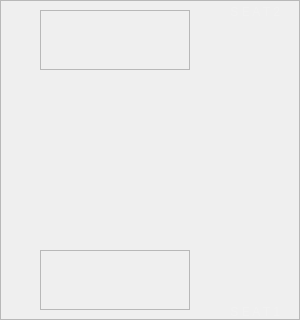
                  <widget class="QFrame" name="frame_table_inner">
                   <property name="minimumSize">
                    <size>
                     <width>300</width>
                     <height>320</height>
                    </size>
                   </property>
                   <property name="maximumSize">
                    <size>
                     <width>300</width>
                     <height>320</height>
                    </size>
                   </property>
                   <property name="styleSheet">
                    <string notr="true">QLabel {
	font: italic 18pt &quot;Forte&quot;;
}</string>
                   </property>
                   <property name="frameShape">
                    <enum>QFrame::Shape::StyledPanel</enum>
                   </property>
                   <property name="frameShadow">
                    <enum>QFrame::Shadow::Raised</enum>
                   </property>
                   <widget class="QFrame" name="frame_seat2_chips">
                    <property name="geometry">
                     <rect>
                      <x>40</x>
                      <y>10</y>
                      <width>150</width>
                      <height>60</height>
                     </rect>
                    </property>
                    <property name="frameShape">
                     <enum>QFrame::Shape::StyledPanel</enum>
                    </property>
                    <property name="frameShadow">
                     <enum>QFrame::Shadow::Raised</enum>
                    </property>
                    <layout class="QHBoxLayout" name="horizontalLayout_27">
                     <property name="spacing">
                      <number>1</number>
                     </property>
                     <property name="leftMargin">
                      <number>0</number>
                     </property>
                     <property name="topMargin">
                      <number>0</number>
                     </property>
                     <property name="rightMargin">
                      <number>0</number>
                     </property>
                     <property name="bottomMargin">
                      <number>0</number>
                     </property>
                     <item>
                      <widget class="QLabel" name="label_seat2_chips_count">
                       <property name="minimumSize">
                        <size>
                         <width>40</width>
                         <height>40</height>
                        </size>
                       </property>
                       <property name="maximumSize">
                        <size>
                         <width>40</width>
                         <height>40</height>
                        </size>
                       </property>
                       <property name="text">
                        <string/>
                       </property>
                       <property name="scaledContents">
                        <bool>true</bool>
                       </property>
                       <property name="alignment">
                        <set>Qt::AlignmentFlag::AlignBottom|Qt::AlignmentFlag::AlignRight|Qt::AlignmentFlag::AlignTrailing</set>
                       </property>
                      </widget>
                     </item>
                     <item>
                      <widget class="QLabel" name="label_seat2_chips_image">
                       <property name="minimumSize">
                        <size>
                         <width>40</width>
                         <height>40</height>
                        </size>
                       </property>
                       <property name="maximumSize">
                        <size>
                         <width>40</width>
                         <height>40</height>
                        </size>
                       </property>
                       <property name="styleSheet">
                        <string notr="true"/>
                       </property>
                       <property name="text">
                        <string/>
                       </property>
                       <property name="scaledContents">
                        <bool>true</bool>
                       </property>
                      </widget>
                     </item>
                     <item>
                      <widget class="QLabel" name="label_seat2_chips_image_2">
                       <property name="minimumSize">
                        <size>
                         <width>40</width>
                         <height>40</height>
                        </size>
                       </property>
                       <property name="maximumSize">
                        <size>
                         <width>40</width>
                         <height>40</height>
                        </size>
                       </property>
                       <property name="text">
                        <string/>
                       </property>
                       <property name="scaledContents">
                        <bool>true</bool>
                       </property>
                      </widget>
                     </item>
                     <item>
                      <spacer name="horizontalSpacer_13">
                       <property name="orientation">
                        <enum>Qt::Orientation::Horizontal</enum>
                       </property>
                       <property name="sizeHint" stdset="0">
                        <size>
                         <width>40</width>
                         <height>20</height>
                        </size>
                       </property>
                      </spacer>
                     </item>
                    </layout>
                   </widget>
                   <widget class="QFrame" name="frame_seat1_chips">
                    <property name="geometry">
                     <rect>
                      <x>40</x>
                      <y>250</y>
                      <width>150</width>
                      <height>60</height>
                     </rect>
                    </property>
                    <property name="frameShape">
                     <enum>QFrame::Shape::StyledPanel</enum>
                    </property>
                    <property name="frameShadow">
                     <enum>QFrame::Shadow::Raised</enum>
                    </property>
                    <layout class="QHBoxLayout" name="horizontalLayout_26">
                     <property name="spacing">
                      <number>1</number>
                     </property>
                     <property name="leftMargin">
                      <number>0</number>
                     </property>
                     <property name="topMargin">
                      <number>0</number>
                     </property>
                     <property name="rightMargin">
                      <number>0</number>
                     </property>
                     <property name="bottomMargin">
                      <number>0</number>
                     </property>
                     <item>
                      <widget class="QLabel" name="label_seat1_chips_count">
                       <property name="minimumSize">
                        <size>
                         <width>40</width>
                         <height>40</height>
                        </size>
                       </property>
                       <property name="maximumSize">
                        <size>
                         <width>40</width>
                         <height>40</height>
                        </size>
                       </property>
                       <property name="styleSheet">
                        <string notr="true"/>
                       </property>
                       <property name="text">
                        <string/>
                       </property>
                       <property name="scaledContents">
                        <bool>true</bool>
                       </property>
                       <property name="alignment">
                        <set>Qt::AlignmentFlag::AlignBottom|Qt::AlignmentFlag::AlignRight|Qt::AlignmentFlag::AlignTrailing</set>
                       </property>
                      </widget>
                     </item>
                     <item>
                      <widget class="QLabel" name="label_seat1_chips_image">
                       <property name="minimumSize">
                        <size>
                         <width>40</width>
                         <height>40</height>
                        </size>
                       </property>
                       <property name="maximumSize">
                        <size>
                         <width>40</width>
                         <height>40</height>
                        </size>
                       </property>
                       <property name="styleSheet">
                        <string notr="true"/>
                       </property>
                       <property name="text">
                        <string/>
                       </property>
                       <property name="scaledContents">
                        <bool>true</bool>
                       </property>
                      </widget>
                     </item>
                     <item>
                      <widget class="QLabel" name="label_seat1_chips_image_2">
                       <property name="minimumSize">
                        <size>
                         <width>40</width>
                         <height>40</height>
                        </size>
                       </property>
                       <property name="maximumSize">
                        <size>
                         <width>40</width>
                         <height>40</height>
                        </size>
                       </property>
                       <property name="text">
                        <string/>
                       </property>
                       <property name="scaledContents">
                        <bool>true</bool>
                       </property>
                      </widget>
                     </item>
                     <item>
                      <spacer name="horizontalSpacer_9">
                       <property name="orientation">
                        <enum>Qt::Orientation::Horizontal</enum>
                       </property>
                       <property name="sizeHint" stdset="0">
                        <size>
                         <width>40</width>
                         <height>20</height>
                        </size>
                       </property>
                      </spacer>
                     </item>
                    </layout>
                   </widget>
                   <widget class="QLabel" name="label_seat1_text">
                    <property name="geometry">
                     <rect>
                      <x>180</x>
                      <y>300</y>
                      <width>100</width>
                      <height>25</height>
                     </rect>
                    </property>
                    <property name="minimumSize">
                     <size>
                      <width>100</width>
                      <height>25</height>
                     </size>
                    </property>
                    <property name="maximumSize">
                     <size>
                      <width>100</width>
                      <height>25</height>
                     </size>
                    </property>
                    <property name="styleSheet">
                     <string notr="true">color: rgba(255,255,255,30);
</string>
                    </property>
                    <property name="text">
                     <string>&lt;html&gt;&lt;head/&gt;&lt;body&gt;&lt;p&gt;S  E  A  T  1&lt;/p&gt;&lt;/body&gt;&lt;/html&gt;</string>
                    </property>
                    <property name="alignment">
                     <set>Qt::AlignmentFlag::AlignRight|Qt::AlignmentFlag::AlignTrailing|Qt::AlignmentFlag::AlignVCenter</set>
                    </property>
                   </widget>
                   <widget class="QLabel" name="label_seat2_text">
                    <property name="geometry">
                     <rect>
                      <x>180</x>
                      <y>0</y>
                      <width>100</width>
                      <height>25</height>
                     </rect>
                    </property>
                    <property name="minimumSize">
                     <size>
                      <width>100</width>
                      <height>25</height>
                     </size>
                    </property>
                    <property name="maximumSize">
                     <size>
                      <width>100</width>
                      <height>25</height>
                     </size>
                    </property>
                    <property name="styleSheet">
                     <string notr="true">#label_seat2_text {
color: rgba(255,255,255,30);

}</string>
                    </property>
                    <property name="text">
                     <string>&lt;html&gt;&lt;head/&gt;&lt;body&gt;&lt;p&gt;S E A T 2&lt;/p&gt;&lt;/body&gt;&lt;/html&gt;</string>
                    </property>
                    <property name="alignment">
                     <set>Qt::AlignmentFlag::AlignRight|Qt::AlignmentFlag::AlignTrailing|Qt::AlignmentFlag::AlignVCenter</set>
                    </property>
                   </widget>
                  </widget>
